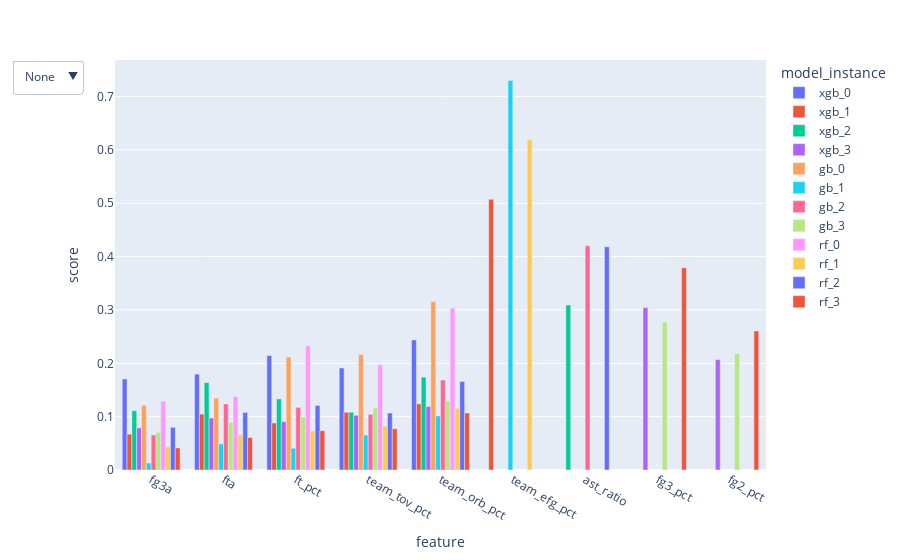

Notebook code cell kept with this figure:
### Markdown cell above
As we can see from the graph above, fg3a have a relatively low importance in the models. From the variables above, fg3a had the lowest median scores across models. To have more detail, we can also see by model instance how fg3a scored in each model.

### Code cell
box.feature_importance_chart_bar()

### Figure 1 — Plotly figure (JSON) as saved in the notebook; plotly's stock layout.template omitted (floating-point values rounded to 4 significant figures)
{"data": [{"alignmentgroup": "True", "hovertemplate": "model_instance=xgb_0<br>feature=%{x}<br>score=%{y}<extra></extra>", "legendgroup": "xgb_0", "marker": {"color": "#636efa", "pattern": {"shape": ""}}, "name": "xgb_0", "offsetgroup": "xgb_0", "orientation": "v", "showlegend": true, "textposition": "auto", "type": "bar", "x": ["fg3a", "fta", "ft_pct", "team_tov_pct", "team_orb_pct"], "xaxis": "x", "y": [0.1706, 0.1797, 0.2145, 0.1912, 0.2439], "yaxis": "y"}, {"alignmentgroup": "True", "hovertemplate": "model_instance=xgb_1<br>feature=%{x}<br>score=%{y}<extra></extra>", "legendgroup": "xgb_1", "marker": {"color": "#EF553B", "pattern": {"shape": ""}}, "name": "xgb_1", "offsetgroup": "xgb_1", "orientation": "v", "showlegend": true, "textposition": "auto", "type": "bar", "x": ["fg3a", "fta", "ft_pct", "team_tov_pct", "team_orb_pct", "team_efg_pct"], "xaxis": "x", "y": [0.0672, 0.1049, 0.08811, 0.1083, 0.124, 0.5075], "yaxis": "y"}, {"alignmentgroup": "True", "hovertemplate": "model_instance=xgb_2<br>feature=%{x}<br>score=%{y}<extra></extra>", "legendgroup": "xgb_2", "marker": {"color": "#00cc96", "pattern": {"shape": ""}}, "name": "xgb_2", "offsetgroup": "xgb_2", "orientation": "v", "showlegend": true, "textposition": "auto", "type": "bar", "x": ["fg3a", "fta", "ft_pct", "team_tov_pct", "team_orb_pct", "ast_ratio"], "xaxis": "x", "y": [0.1112, 0.1638, 0.1333, 0.1083, 0.1741, 0.3093], "yaxis": "y"}, {"alignmentgroup": "True", "hovertemplate": "model_instance=xgb_3<br>feature=%{x}<br>score=%{y}<extra></extra>", "legendgroup": "xgb_3", "marker": {"color": "#ab63fa", "pattern": {"shape": ""}}, "name": "xgb_3", "offsetgroup": "xgb_3", "orientation": "v", "showlegend": true, "textposition": "auto", "type": "bar", "x": ["fg3a", "fta", "ft_pct", "team_tov_pct", "team_orb_pct", "fg3_pct", "fg2_pct"], "xaxis": "x", "y": [0.07886, 0.09754, 0.09064, 0.1025, 0.119, 0.3045, 0.207], "yaxis": "y"}, {"alignmentgroup": "True", "hovertemplate": "model_instance=gb_0<br>feature=%{x}<br>score=%{y}<extra></extra>", "legendgroup": "gb_0", "marker": {"color": "#FFA15A", "pattern": {"shape": ""}}, "name": "gb_0", "offsetgroup": "gb_0", "orientation": "v", "showlegend": true, "textposition": "auto", "type": "bar", "x": ["fg3a", "fta", "ft_pct", "team_tov_pct", "team_orb_pct"], "xaxis": "x", "y": [0.1213, 0.1348, 0.2116, 0.2166, 0.3157], "yaxis": "y"}, {"alignmentgroup": "True", "hovertemplate": "model_instance=gb_1<br>feature=%{x}<br>score=%{y}<extra></extra>", "legendgroup": "gb_1", "marker": {"color": "#19d3f3", "pattern": {"shape": ""}}, "name": "gb_1", "offsetgroup": "gb_1", "orientation": "v", "showlegend": true, "textposition": "auto", "type": "bar", "x": ["fg3a", "fta", "ft_pct", "team_tov_pct", "team_orb_pct", "team_efg_pct"], "xaxis": "x", "y": [0.01304, 0.04907, 0.04077, 0.06546, 0.1015, 0.7301], "yaxis": "y"}, {"alignmentgroup": "True", "hovertemplate": "model_instance=gb_2<br>feature=%{x}<br>score=%{y}<extra></extra>", "legendgroup": "gb_2", "marker": {"color": "#FF6692", "pattern": {"shape": ""}}, "name": "gb_2", "offsetgroup": "gb_2", "orientation": "v", "showlegend": true, "textposition": "auto", "type": "bar", "x": ["fg3a", "fta", "ft_pct", "team_tov_pct", "team_orb_pct", "ast_ratio"], "xaxis": "x", "y": [0.0656, 0.1237, 0.1174, 0.1044, 0.1687, 0.4202], "yaxis": "y"}, {"alignmentgroup": "True", "hovertemplate": "model_instance=gb_3<br>feature=%{x}<br>score=%{y}<extra></extra>", "legendgroup": "gb_3", "marker": {"color": "#B6E880", "pattern": {"shape": ""}}, "name": "gb_3", "offsetgroup": "gb_3", "orientation": "v", "showlegend": true, "textposition": "auto", "type": "bar", "x": ["fg3a", "fta", "ft_pct", "team_tov_pct", "team_orb_pct", "fg3_pct", "fg2_pct"], "xaxis": "x", "y": [0.0708, 0.08915, 0.09931, 0.1161, 0.1293, 0.2772, 0.2181], "yaxis": "y"}, {"alignmentgroup": "True", "hovertemplate": "model_instance=rf_0<br>feature=%{x}<br>score=%{y}<extra></extra>", "legendgroup": "rf_0", "marker": {"color": "#FF97FF", "pattern": {"shape": ""}}, "name": "rf_0", "offsetgroup": "rf_0", "orientation": "v", "showlegend": true, "textposition": "auto", "type": "bar", "x": ["fg3a", "fta", "ft_pct", "team_tov_pct", "team_orb_pct"], "xaxis": "x", "y": [0.129, 0.1377, 0.2327, 0.1972, 0.3034], "yaxis": "y"}, {"alignmentgroup": "True", "hovertemplate": "model_instance=rf_1<br>feature=%{x}<br>score=%{y}<extra></extra>", "legendgroup": "rf_1", "marker": {"color": "#FECB52", "pattern": {"shape": ""}}, "name": "rf_1", "offsetgroup": "rf_1", "orientation": "v", "showlegend": true, "textposition": "auto", "type": "bar", "x": ["fg3a", "fta", "ft_pct", "team_tov_pct", "team_orb_pct", "team_efg_pct"], "xaxis": "x", "y": [0.04351, 0.06615, 0.0733, 0.08227, 0.1156, 0.6192], "yaxis": "y"}, {"alignmentgroup": "True", "hovertemplate": "model_instance=rf_2<br>feature=%{x}<br>score=%{y}<extra></extra>", "legendgroup": "rf_2", "marker": {"color": "#636efa", "pattern": {"shape": ""}}, "name": "rf_2", "offsetgroup": "rf_2", "orientation": "v", "showlegend": true, "textposition": "auto", "type": "bar", "x": ["fg3a", "fta", "ft_pct", "team_tov_pct", "team_orb_pct", "ast_ratio"], "xaxis": "x", "y": [0.08007, 0.108, 0.1209, 0.1068, 0.1659, 0.4183], "yaxis": "y"}, {"alignmentgroup": "True", "hovertemplate": "model_instance=rf_3<br>feature=%{x}<br>score=%{y}<extra></extra>", "legendgroup": "rf_3", "marker": {"color": "#EF553B", "pattern": {"shape": ""}}, "name": "rf_3", "offsetgroup": "rf_3", "orientation": "v", "showlegend": true, "textposition": "auto", "type": "bar", "x": ["fg3a", "fta", "ft_pct", "team_tov_pct", "team_orb_pct", "fg3_pct", "fg2_pct"], "xaxis": "x", "y": [0.04141, 0.06086, 0.07365, 0.07742, 0.1069, 0.3791, 0.2607], "yaxis": "y"}], "layout": {"barmode": "group", "legend": {"title": {"text": "model_instance"}, "tracegroupgap": 0}, "margin": {"t": 60}, "updatemenus": [{"active": 0, "buttons": [{"args": [{"visible": [true]}, {"title": "ALL"}], "label": "None", "method": "update"}, {"args": [{"visible": [true, true, true, true, false, false, false, false, false, false, false, false]}, {"title": "xgb"}], "label": "xgb", "method": "update"}, {"args": [{"visible": [false, false, false, false, true, true, true, true, false, false, false, false]}, {"title": "gb"}], "label": "gb", "method": "update"}, {"args": [{"visible": [false, false, false, false, false, false, false, false, true, true, true, true]}, {"title": "rf"}], "label": "rf", "method": "update"}]}], "xaxis": {"anchor": "y", "domain": [0, 1], "title": {"text": "feature"}}, "yaxis": {"anchor": "x", "domain": [0, 1], "title": {"text": "score"}}}}
